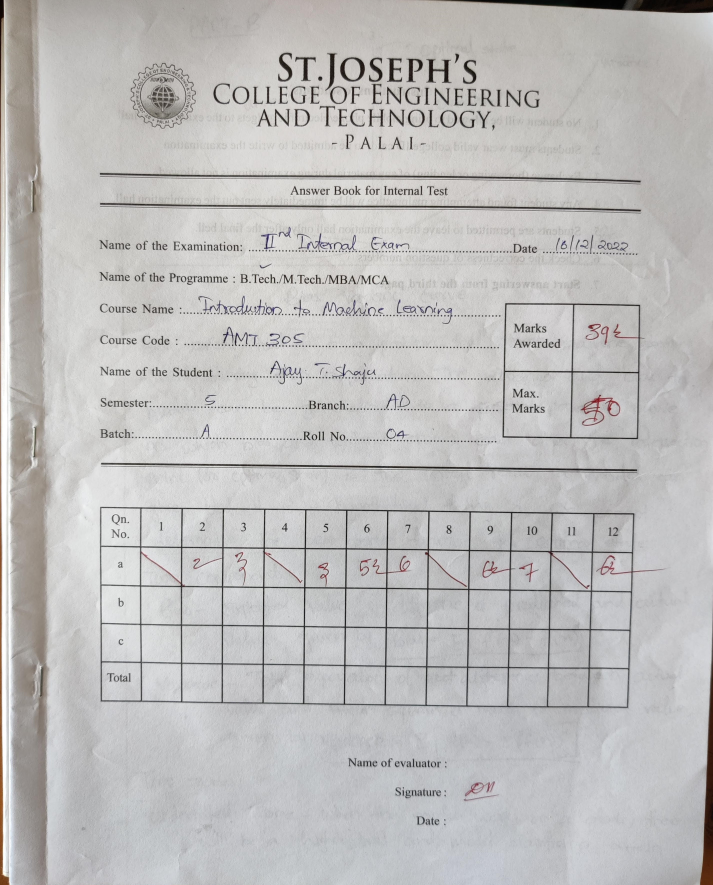
#> input picture Codes/CV_Tesseract/working_final/extract_main_usingSampleImage/AJ.jpg, 2852 x 3540 px, found by its file name (shown at 1/4 size)
$ python give_roi_to_crop_and_see.py
#> lines starting #> are read from the running program, lines starting #| are printed output that depends on the picture
import cv2
import pytesseract

pytesseract.pytesseract.tesseract_cmd = r"C:/Program Files/Tesseract-OCR/tesseract.exe"

# Load the image
filepath = "D:/AJAYMON/AJAY/Programming/Auto_Excel_Mark_Entry/Codes/CV_Tesseract/Text-Extraction-Table-Image_workOnThis/images/AJ.jpg"
img = cv2.imread(filepath)
#> img is the input picture: shape (3540, 2852, 3); mean B, G, R 188.2, 188.8, 189.8
image = cv2.resize(img, (650,750), interpolation = cv2.INTER_AREA)
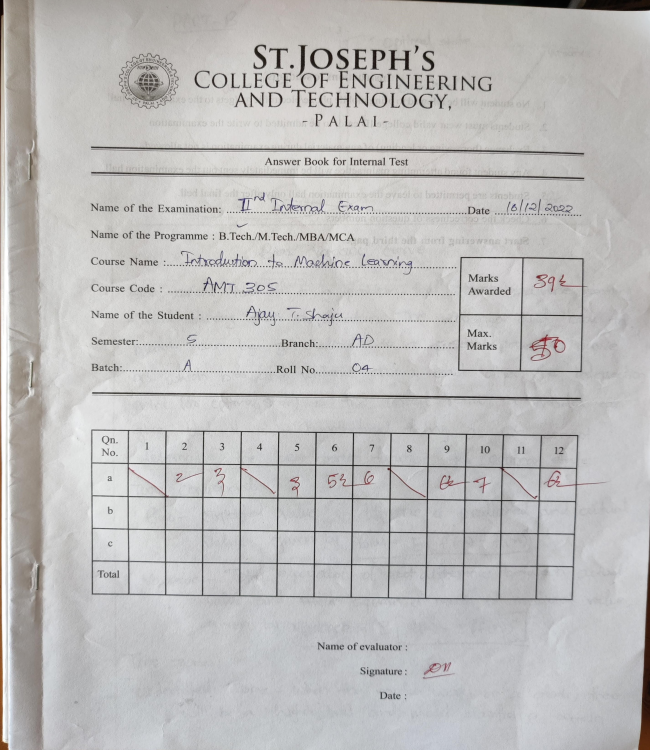
#> image: shape (750, 650, 3); mean B, G, R 188.2, 188.8, 189.8

roi = (69, 413, 529, 208) # ROI coordinates
# rois = [(88, 292, 369, 37),(69, 413, 529, 208)] # ROI coordinates

print(roi)
x, y, w, h = roi
roi_image = image[y:y+h, x:x+w]
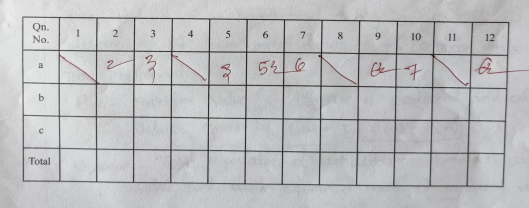
#> roi_image: shape (208, 529, 3); mean B, G, R 191, 189.5, 189.2
cv2.imshow('roi', roi_image)
cv2.waitKey(0)

# Initialize the list to store the extracted text from each ROI
extracted_text = []

# [14 lines of commented-out code are left out]

$ run again, with Codes/CV_Tesseract/working_final/extract_main_usingSampleImage/abdul.jpg copied over Codes/CV_Tesseract/working_final/extract_main_usingSampleImage/AJ.jpg
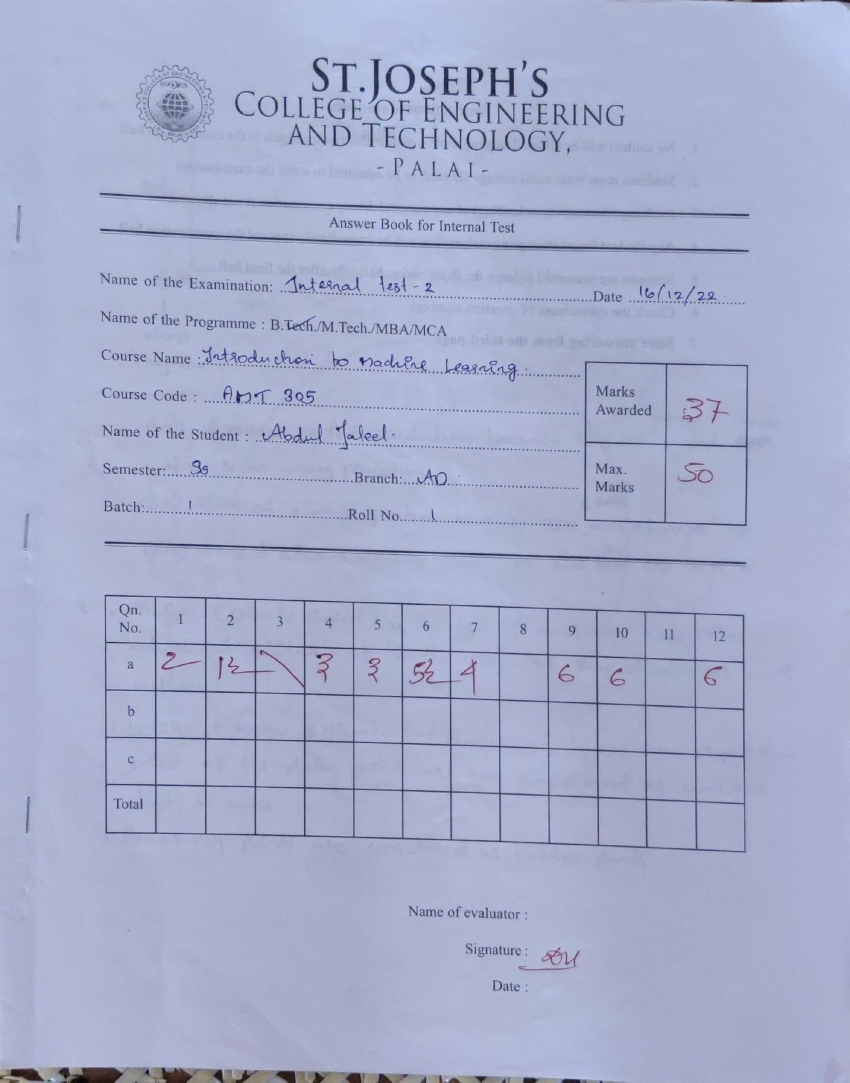
#> input picture Codes/CV_Tesseract/working_final/extract_main_usingSampleImage/abdul.jpg, 1700 x 2165 px, found by its file name (shown at 1/2 size)
#> img is the input picture: shape (2165, 1700, 3); mean B, G, R 203.9, 173.9, 166.6
#> `image = cv2.resize(img, (650,750), interpolation = cv2.INTER_AREA)`:
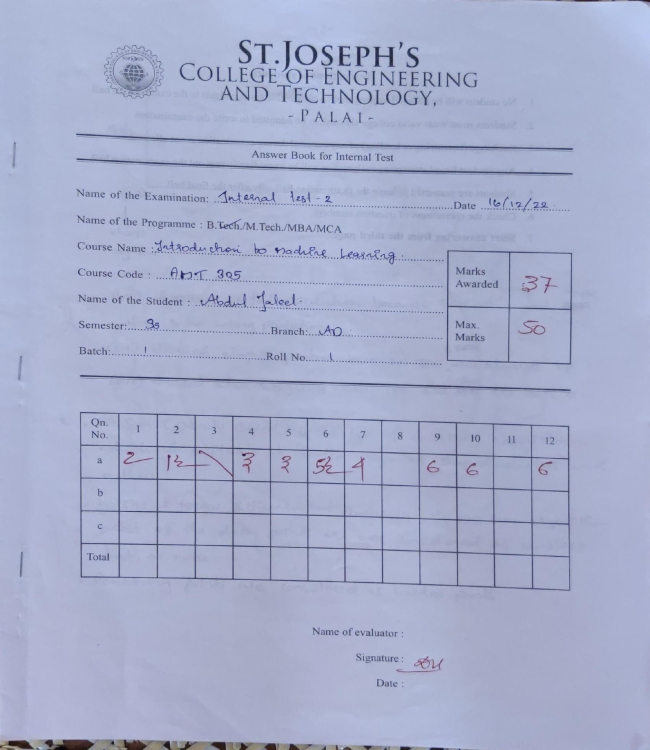
#> image: shape (750, 650, 3); mean B, G, R 203.9, 173.9, 166.6
#> `roi_image = image[y:y+h, x:x+w]`:
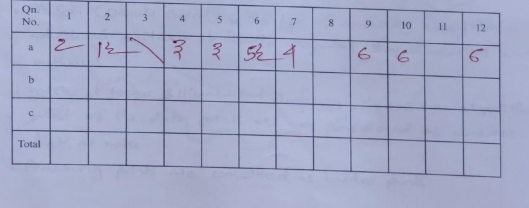
#> roi_image: shape (208, 529, 3); mean B, G, R 198.6, 169.2, 163.4
